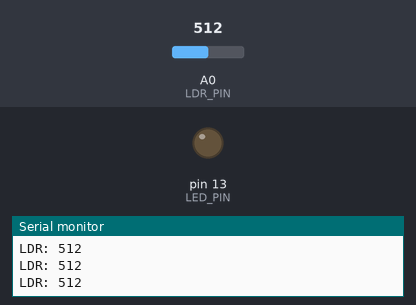
The sketch below on a simulated Arduino Uno, built with avr-gcc and run on an emulated ATmega328P. On the bench: output pins drawn as LEDs (lit = HIGH), the last lines printed to the serial monitor. The inputs (shaded band) are chosen by the test bench; at power-on: A0 (LDR_PIN) = 512.

Above: at 1.2 s.
1.3 s: A0 (LDR_PIN) set to 487
At 1.6 s:
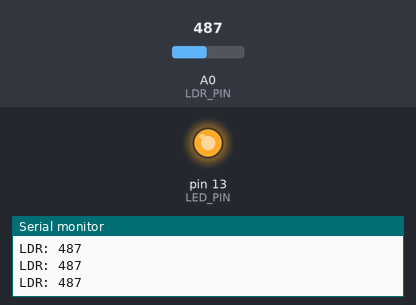
2.8 s: A0 (LDR_PIN) set to 510
At 4.0 s:
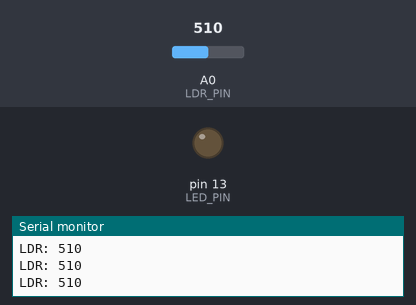
4.3 s: A0 (LDR_PIN) set to 490
At 5.5 s:
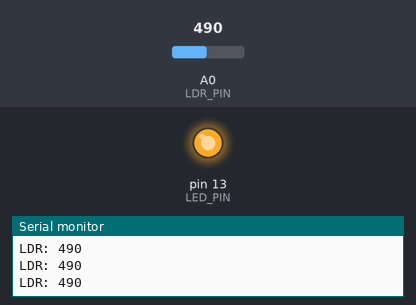
Timing chart, 0 to 7.3 s (numbered marks = the images above; inputs shaded):
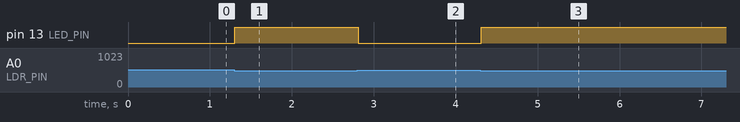

Measured:
- the behaviour switches between 500 and 499 on A0 (LDR_PIN) (found by bisection; images 0 and 1)
- after the input at 1.3 s, pin 13 (LED_PIN): LOW → HIGH at once
- after the input at 2.8 s, pin 13 (LED_PIN): HIGH → LOW at once
- after the input at 4.3 s, pin 13 (LED_PIN): LOW → HIGH at once

The sketch:

12_Challenge_LDR_Sensor.ino
```cpp
/*
 * 12 - Challenge: Sensor LDR + LED
 * ---------------------------------
 * Este exemplo usa um LDR para medir luminosidade e acionar um LED:
 *   - Ambiente escuro (valor abaixo do limiar): LED liga
 *   - Ambiente claro (valor acima do limiar): LED desliga
 *
 * OBS: este exemplo foi ajustado para refletir corretamente o uso do LDR.
 *
 * Hardware:
 *   - Arduino UNO
 *   - LDR no pino analógico A0
 *   - LED no pino 13
 */

const int LDR_PIN = A0;
const int LED_PIN = 13;
const int LDR_THRESHOLD = 500;

int ldrValue;

void setup()
{
  Serial.begin(9600);
  pinMode(LED_PIN, OUTPUT);
  pinMode(LDR_PIN, INPUT);
}

void loop()
{
  ldrValue = analogRead(LDR_PIN);
  Serial.print("LDR: ");
  Serial.println(ldrValue);

  if (ldrValue < LDR_THRESHOLD)
  {
    digitalWrite(LED_PIN, HIGH);
  }
  else
  {
    digitalWrite(LED_PIN, LOW);
  }
  delay(100);
}
```
